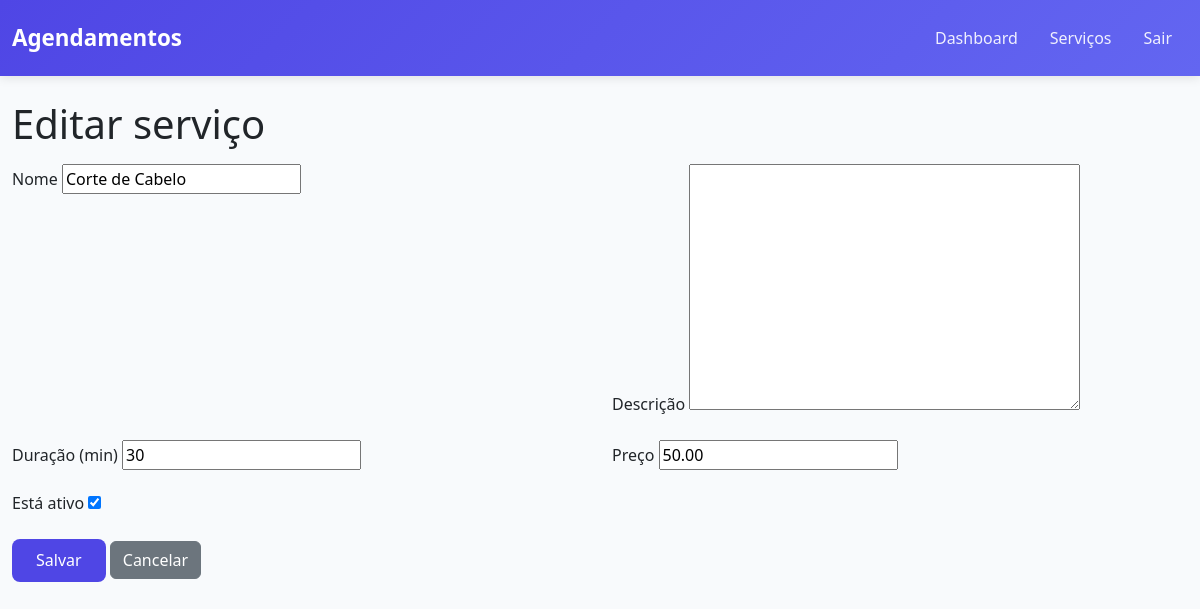
/accounts/services/1/edit/ (signed in), run on the app's committed database.
### booking/models.py (models this page shows, shortened)
class Service(models.Model):
    name = models.CharField(_("nome"),max_length=100)
    description = models.TextField(_("descrição"), blank=True)
    duration_minutes = models.PositiveIntegerField(_("duração (min)"))
    price = models.DecimalField(_("preço"), max_digits=8, decimal_places=2)
    is_active = models.BooleanField(_("está ativo"), default=True)

### booking/views.py (the view)
# urls.py: path("services/<int:pk>/edit/", ServiceUpdateView.as_view(), name="service_update"),
@method_decorator(login_required, name="dispatch")
class ServiceUpdateView(UpdateView):
    model = Service
    fields = ["name", "description", "duration_minutes", "price", "is_active"]
    template_name = "services/service_form.html"
    success_url = reverse_lazy("service_list")

### booking/templates/services/service_form.html (shortened to what this page needs)
{% extends "base.html" %}
{% block content %}
<h1>{% if object %}Editar serviço{% else %}Novo serviço{% endif %}</h1>
<form method="post" class="mt-3">
  <div class="row">
    {% for field in form %}
      <div class="mb-3 col-md-6">
        <label class="form-label">{{ field.label }}</label>
        {{ field }}
      </div>
    {% endfor %}
  </div>
  <button type="submit" class="btn btn-primary">Salvar</button>
  <a href="{% url 'service_list' %}" class="btn btn-secondary">Cancelar</a>
</form>
{% endblock %}

### booking/static/booking/css/base.css (style rules this page uses)
:root { --primary-color: #4f46e5; --secondary-color: #6366f1; --dark-bg: #1e293b; --light-bg: #f8fafc; }
body { background-color: var(--light-bg); font-family: 'Segoe UI', Tahoma, Geneva, Verdana, sans-serif; }
.btn-primary { background-color: var(--primary-color); border: none; padding: 0.6rem 1.5rem; border-radius: 8px; font-weight: 500; transition: background-color 0.3s; }

### data on the page
Service: form "Corte de Cabelo" "30" "50.00" "☑"

### other printed values
{{ field.label }} "Nome" "Descrição" "Duração (min)" "Preço" "Está ativo"
